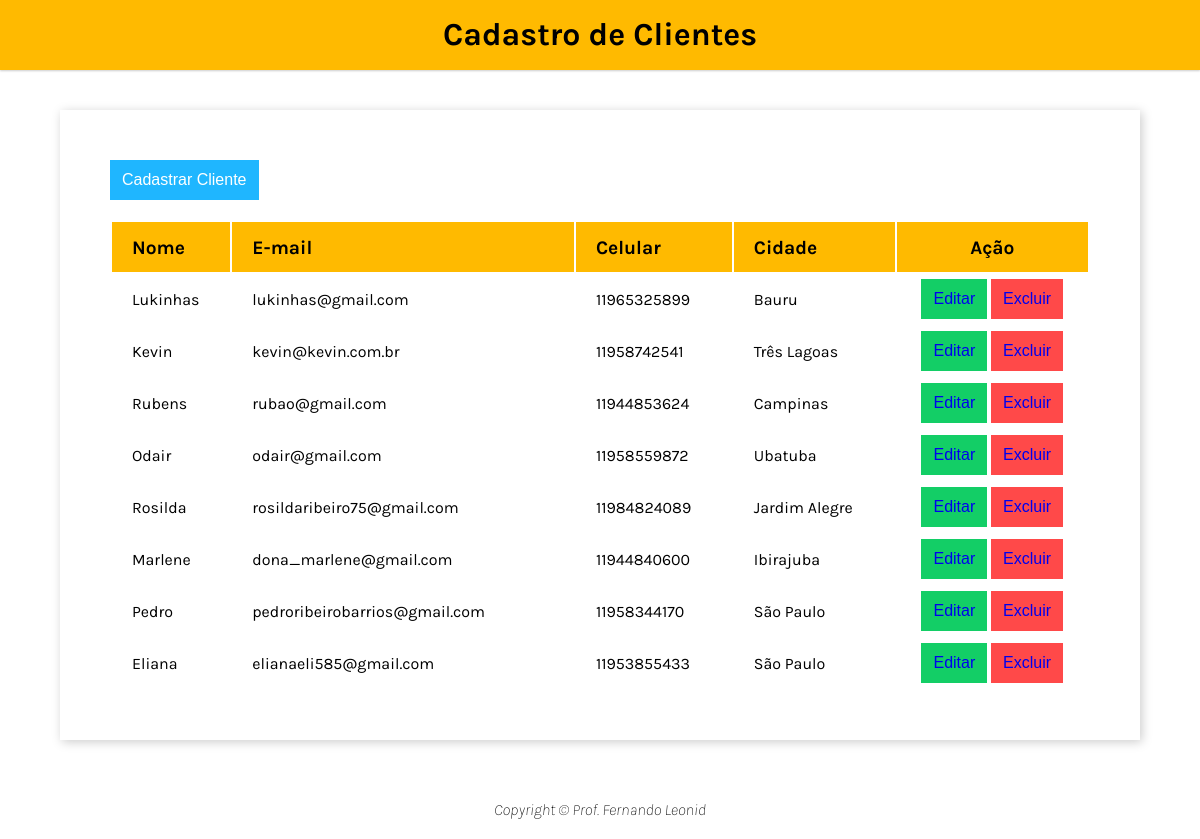
/, run on an earlier commit of the app's database.
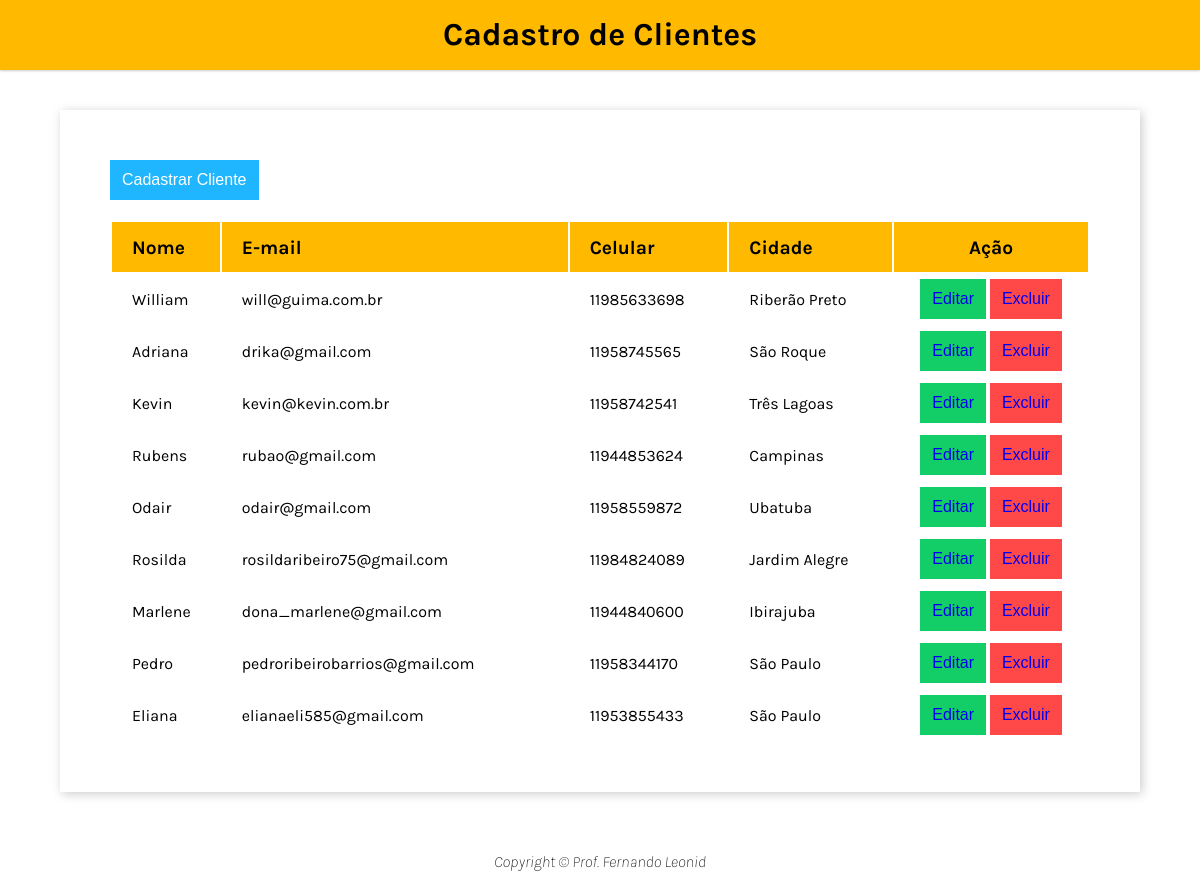
And on a later commit of the database.
### firstapp/models.py (models this page shows, shortened)
class Cadastro_Clientes(models.Model):
    nome = models.CharField(max_length=40)
    email = models.EmailField()
    numero_celular = models.CharField(max_length=11)
    cidade = models.CharField(max_length=20)

### firstapp/views.py (the view)
# urls.py: path('', views.pagina_inicial),
def pagina_inicial(request):
    cadastro = Cadastro_Clientes.objects.all().order_by('-id')
    dados = {'cadastros': cadastro}
    return render(request, 'firstapp/html/model-page.html', dados)

### firstapp/templates/firstapp/html/model-page.html
<!DOCTYPE html>
<html lang="pt-BR">
<head>
   {% include 'firstapp/html/model-header.html' %}
</head>
<body>
    {% include 'firstapp/html/cadastrar-clientes.html' %}
    <footer>
        {% include 'firstapp/html/footer.html' %}
    </footer>
</body>
</html>

### firstapp/templates/firstapp/html/exibir-clientes.html
<table class="records">
    <thead>
        <tr>
            <th>Nome</th>
            <th>E-mail</th>
            <th>Celular</th>
            <th>Cidade</th>
            <th>Ação</th>
        </tr>
    </thead>
    <tbody>
        {% for cadastro in cadastros %}
            <tr>
                <td>{{ cadastro.nome }}</td>
                <td>{{ cadastro.email }}</td>
                <td>{{ cadastro.numero_celular }}</td>
                <td>{{ cadastro.cidade }}</td>
                <td>
                     <button type="button" class="button green"><a href="{% url 'url_update' cadastro.id %}" style="text-decoration:none">Editar</a></button>
                     <button type="button" class="button red"><a href="delete/{{ cadastro.id }}/" style="text-decoration:none">Excluir</a></button>
                    </td>
            </tr>
        {% endfor %}
    </tbody>
</table>

What changed in the data, as far as the page shows it:
removed Cadastro_Clientes: nome "Lukinhas", email "lukinhas@gmail.com", numero_celular "11965325899", cidade "Bauru"
added Cadastro_Clientes: nome "William", email "will@guima.com.br", numero_celular "11985633698", cidade "Riberão Preto"
added Cadastro_Clientes: nome "Adriana", email "drika@gmail.com", numero_celular "11958745565", cidade "São Roque"
